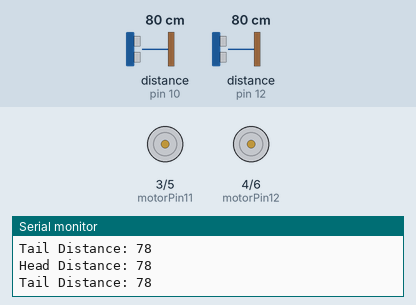
This sketch was run on a simulated Arduino Uno, built with avr-gcc and run on an emulated ATmega328P. On the bench: motor-driver pin pairs drawn as motors (green arrow = first pin HIGH = forward, orange = second pin HIGH = backward, longer = more drive), the last lines printed to the serial monitor. Wiring (inferred from the names in the program): 2 × ultrasonic range finder: trigger pin 9, echo pin 10 / trigger pin 11, echo pin 12. Inputs (shaded band) come from the test bench; at power-on: distance to the obstacle (sensors on pin 12, pin 10) 80 cm. The echo pulse lasts 58.3 µs per cm.

Above: at 1.2 s.
1.3 s: distance to the obstacle (sensor on pin 12) set to 23 cm
4.3 s: distance to the obstacle (sensor on pin 12) set to 19 cm
At 5.0 s:
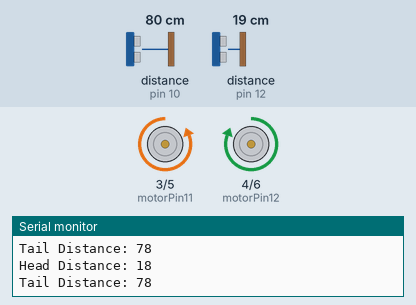
8.8 s: distance to the obstacle (sensor on pin 12) set to 35 cm
At 9.5 s:
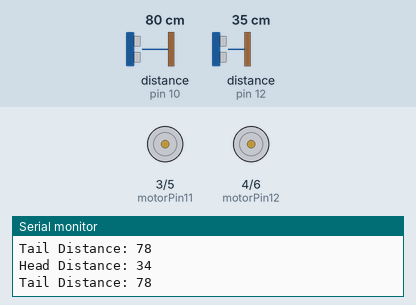
10.3 s: distance to the obstacle (sensor on pin 12) set to 2 cm
At 10.7 s:
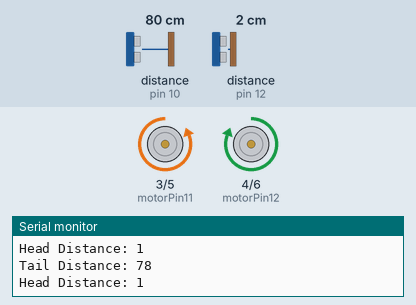
Timing chart, 0 to 13.3 s (numbered marks = the images above; inputs shaded):
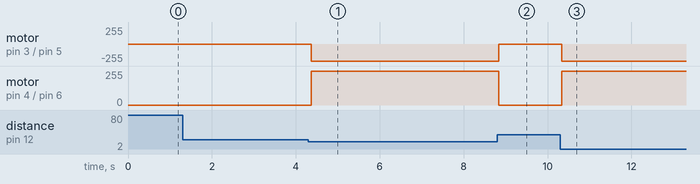

The sketch:

catchme.ino
```cpp
const int motorPin11=3;
const int motorPin12=4;
const int motorPin21=5;
const int motorPin22=6;

const int trigPinTail = 9;
const int echoPinTail =10;

const int trigPinHead = 11;
const int echoPinHead = 12;

long durationTail;
long distanceTail;
long durationHead;
long distanceHead;

void setup() {

pinMode(trigPinTail, OUTPUT);
pinMode(echoPinTail, INPUT);
pinMode(trigPinHead, OUTPUT);
pinMode(echoPinHead, INPUT);

pinMode(motorPin11, OUTPUT);
pinMode(motorPin12, OUTPUT);
pinMode(motorPin21, OUTPUT);
pinMode(motorPin22, OUTPUT);
Serial.begin(9600);
}

void loop() {
digitalWrite(trigPinTail,LOW);
delayMicroseconds(2);
digitalWrite(trigPinTail,HIGH);
delayMicroseconds(10);
digitalWrite(trigPinTail, LOW);
durationTail = pulseIn(echoPinTail, HIGH);
distanceTail = durationTail*(0.034/2);

digitalWrite(trigPinHead,LOW);
delayMicroseconds(2);
digitalWrite(trigPinHead,HIGH);
delayMicroseconds(10);
digitalWrite(trigPinHead, LOW);
durationHead = pulseIn(echoPinHead, HIGH);
distanceHead = durationHead*(0.034/2);

Serial.print("Tail Distance: ");
Serial.println(distanceTail);

Serial.print("Head Distance: ");
Serial.println(distanceHead);

if(distanceTail<10 || distanceHead<20)
{
  /*for(int thisNote = 0; thisNote < 8; thisNote++) {
    int noteDuration = 1000/noteDurations[thisNote];
    tone(8, melody[thisNote], noteDuration);
    int pauseBetweenNotes = noteDuration * 1.30;
    delay(pauseBetweenNotes);
    noTone(8);
  }*/

  digitalWrite(motorPin11, LOW);
  digitalWrite(motorPin12, HIGH);

  digitalWrite(motorPin21, HIGH);
  digitalWrite(motorPin22, LOW);

}
else
{
  digitalWrite(motorPin11, LOW);
  digitalWrite(motorPin12, LOW);
  digitalWrite(motorPin21, LOW);
  digitalWrite(motorPin22, LOW);
}

}
```

Measured:
- the behaviour switches between 21 and 20 cm on distance to the obstacle (sensor on pin 12) (found by bisection; images 0 and 1)
- after the input at 4.3 s, motor on pin 3 (motorPin11) / pin 5 (motorPin21): stopped → backward 255/255 after 0.07 s; motor on pin 4 (motorPin12) / pin 6 (motorPin22): stopped → forward 255/255 after 0.07 s
- after the input at 8.8 s, motor on pin 3 (motorPin11) / pin 5 (motorPin21): backward 255/255 → stopped at once; motor on pin 4 (motorPin12) / pin 6 (motorPin22): forward 255/255 → stopped at once
- after the input at 10.3 s, motor on pin 3 (motorPin11) / pin 5 (motorPin21): stopped → backward 255/255 at once; motor on pin 4 (motorPin12) / pin 6 (motorPin22): stopped → forward 255/255 at once
